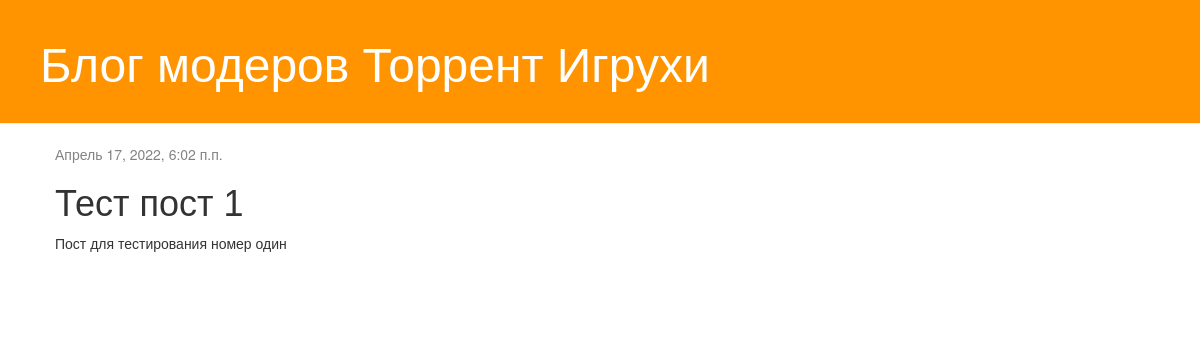
The app's page /post/1/ with its own data.
### blog/models.py (models this page shows, shortened)
class Post(models.Model):
    author = models.ForeignKey(settings.AUTH_USER_MODEL, on_delete=models.CASCADE)
    title = models.CharField(max_length=200)
    text = models.TextField()
    created_date = models.DateTimeField(default=timezone.now)
    published_date = models.DateTimeField(blank=True, null=True)

### blog/views.py (the view)
# urls.py: path('post/<int:pk>/', views.post_detail, name='post_detail'),
def post_detail(request, pk):
    post = get_object_or_404(Post, pk=pk)
    return render(request, 'blog/post_detail.html', {'post': post})

### blog/templates/blog/post_detail.html
{% extends 'blog/base.html' %}
{% block content %}
    <div class="post">
        {% if post.published_date %}
            <div class="date">
                {{ post.published_date }}
            </div>
        {% endif %}
        <h1>{{ post.title }}</h1>
        <p>{{ post.text|linebreaksbr }}</p>
    </div>
{% endblock %}

### blog/static/css/blog.css (style rules this page uses)
h1, h2, h3, h4 { font-family: 'Montserrat', sans-serif; }
.date { color: #828282; }
.post { margin-bottom: 70px; }

### records on screen
Post: published_date "Апрель 17, 2022, 6:02 п.п.", title "Тест пост 1", text "Пост для тестирования номер один"
